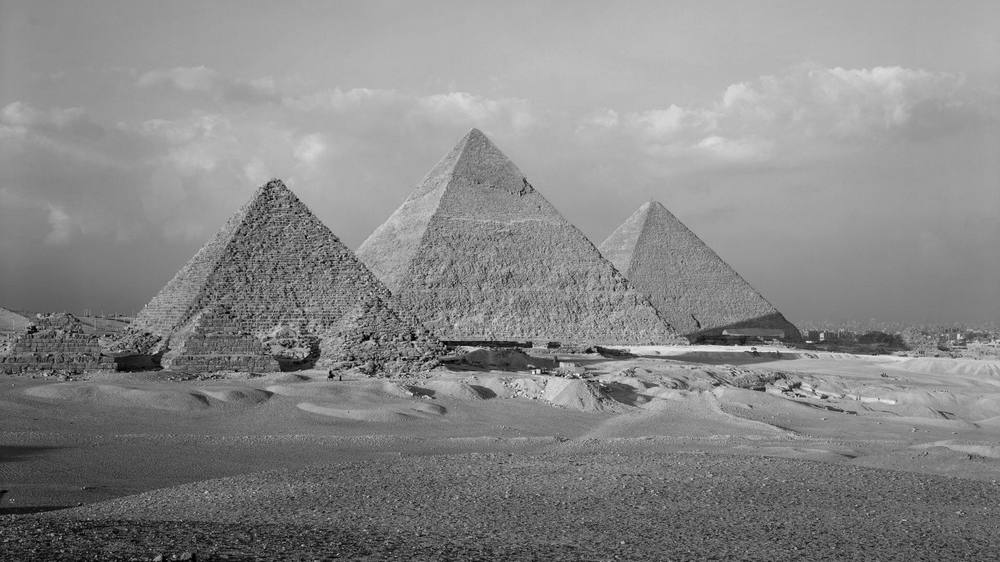
#> input picture vision-commande/data/piramid.pgm, 1000 x 562 px, shrunk from 1920 x 1080 before the run, given in place of lena.png, which was not available
$ python tp1.py
#> lines starting #> are read from the running program, lines starting #| are printed output that depends on the picture; pictures that were not available may be replaced by others from this repository, and a replacement may not be noted
import cv2
import numpy as np
import matplotlib.pyplot as plt
from sys import exit

def showIMG(name,image):
    cv2.imshow(name, image)
    cv2.waitKey(0)
    cv2.destroyAllWindows()

img_lena=cv2.imread('lena.png')
#> img_lena is the input picture: shape (562, 1000, 3); min 0, max 255, mean 135.8
img_lena_grey=cv2.imread('lena.png',0)
#> img_lena_grey: shape (562, 1000); min 0, max 255, mean 135.8
img_fabio=cv2.imread('fabio.pgm',0)
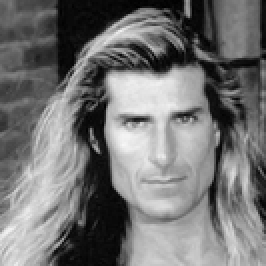
#> input picture vision-commande/data/fabio.pgm, 133 x 133 px, shrunk from 256 x 256 before the run, found by its file name (shown 2 times larger)
#> img_fabio is the input picture: shape (133, 133); min 0, max 247, mean 115.9

if img_fabio is None:
    print("le fichier fabio n'existe pas / le chemin indiqué est mauvais")
    exit()

if img_lena is None:
    print("le fichier lena n'existe pas / le chemin indiqué est mauvais")
    exit()

if img_lena_grey is None:
    print("le fichier lena n'existe pas / le chemin indiqué est mauvais")
    exit()

print("********************Fabio********************")

height,width=img_fabio.shape
#> height = 133; width = 133
print("Height : " + str(height))
#| Height : 133
print("Width : " + str(width))
#| Width : 133

min_lena=np.amin(img_fabio)
#> min_lena = 0
max_lena=np.amax(img_fabio)
#> max_lena = 247

print("Min of array : " + str(min_lena))
#| Min of array : 0
print("Max of array : " + str(max_lena))
#| Max of array : 247

showIMG('fabio',img_fabio)

print("********************Lena RGB********************")

height,width,channel=img_lena.shape
#> height = 562; width = 1000; channel = 3
print("Height : " + str(height))
#| Height : 562
print("Width : " + str(width))
#| Width : 1000
print("Channel : " + str(channel))
#| Channel : 3

min_lena=np.amin(img_lena)
max_lena=np.amax(img_lena)
#> max_lena = 255

print("Min of array : " + str(min_lena))
#| Min of array : 0
print("Max of array : " + str(max_lena))
#| Max of array : 255

showIMG('lena.png',img_lena)


print("********************Lena grey********************")

height,width=img_lena_grey.shape
print("Height : " + str(height))
#| Height : 562
print("Width : " + str(width))
#| Width : 1000

min_lena_grey=np.amin(img_lena_grey)
#> min_lena_grey = 0
max_lena_grey=np.amax(img_lena_grey)
#> max_lena_grey = 255

print("Min of array : " + str(min_lena_grey))
#| Min of array : 0
print("Max of array : " + str(max_lena_grey))
#| Max of array : 255

showIMG('lena.png',img_lena_grey)


panel_img=np.concatenate((img_lena[:,:,0],img_lena[:,:,1], img_lena[:,:,2]),axis=1)
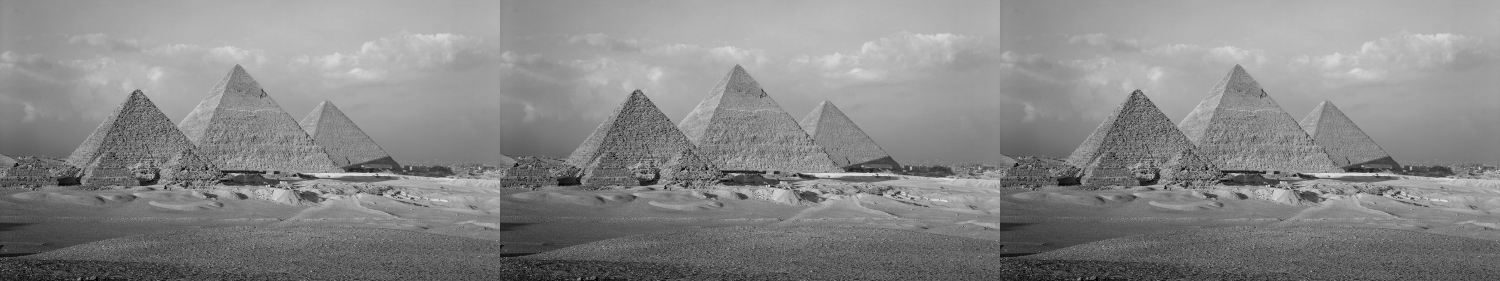
#> panel_img: shape (562, 3000) (shown at 1/2 size); min 0, max 255, mean 135.8

cv2.imshow("original Lena",img_lena_grey)
cv2.imshow("grey channels",panel_img)

cv2.waitKey(0)
cv2.destroyAllWindows()

#3rd is the brightest (r) cause the original img is very red themed

print("********************YCbCr***********************")

YCrCbimg = cv2.cvtColor(img_lena, cv2.COLOR_BGR2YCR_CB)
#> YCrCbimg: shape (562, 1000, 3); mean of channels 0, 1, 2 135.8, 128, 128

panel_img_YCbCr=np.concatenate((YCrCbimg[:,:,0],YCrCbimg[:,:,1], YCrCbimg[:,:,2]),axis=1)
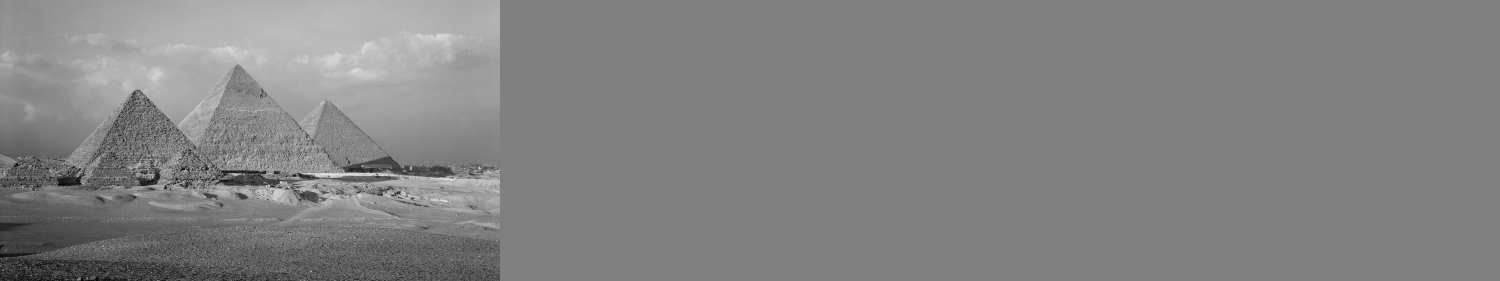
#> panel_img_YCbCr: shape (562, 3000) (shown at 1/2 size); min 0, max 255, mean 130.6

cv2.imshow("original Lena",YCrCbimg)
cv2.imshow("grey channels",panel_img_YCbCr)

cv2.waitKey(0)
cv2.destroyAllWindows()
